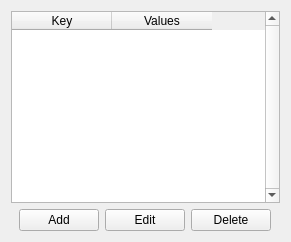
<?xml version="1.0" encoding="UTF-8"?>
<ui version="4.0">
 <class>SubLayerSelectPage</class>
 <widget class="QWidget" name="SubLayerSelectPage">
  <property name="geometry">
   <rect>
    <x>0</x>
    <y>0</y>
    <width>291</width>
    <height>241</height>
   </rect>
  </property>
  <property name="windowTitle">
   <string>Form</string>
  </property>
  <layout class="QVBoxLayout" name="verticalLayout">
   <item>
    <widget class="QTableWidget" name="terms">
     <property name="sizePolicy">
      <sizepolicy hsizetype="Expanding" vsizetype="MinimumExpanding">
       <horstretch>0</horstretch>
       <verstretch>0</verstretch>
      </sizepolicy>
     </property>
     <property name="verticalScrollBarPolicy">
      <enum>Qt::ScrollBarAlwaysOn</enum>
     </property>
     <property name="horizontalScrollBarPolicy">
      <enum>Qt::ScrollBarAlwaysOff</enum>
     </property>
     <property name="selectionMode">
      <enum>QAbstractItemView::SingleSelection</enum>
     </property>
     <property name="selectionBehavior">
      <enum>QAbstractItemView::SelectRows</enum>
     </property>
     <property name="columnCount">
      <number>2</number>
     </property>
     <attribute name="verticalHeaderVisible">
      <bool>false</bool>
     </attribute>
     <column>
      <property name="text">
       <string>Key</string>
      </property>
     </column>
     <column>
      <property name="text">
       <string>Values</string>
      </property>
     </column>
    </widget>
   </item>
   <item>
    <layout class="QHBoxLayout" name="horizontalLayout">
     <item>
      <spacer name="horizontalSpacer">
       <property name="orientation">
        <enum>Qt::Horizontal</enum>
       </property>
       <property name="sizeHint" stdset="0">
        <size>
         <width>40</width>
         <height>20</height>
        </size>
       </property>
      </spacer>
     </item>
     <item>
      <widget class="QPushButton" name="add">
       <property name="text">
        <string>Add</string>
       </property>
      </widget>
     </item>
     <item>
      <widget class="QPushButton" name="edit">
       <property name="text">
        <string>Edit</string>
       </property>
      </widget>
     </item>
     <item>
      <widget class="QPushButton" name="deleteRow">
       <property name="text">
        <string>Delete</string>
       </property>
      </widget>
     </item>
     <item>
      <spacer name="horizontalSpacer_2">
       <property name="orientation">
        <enum>Qt::Horizontal</enum>
       </property>
       <property name="sizeHint" stdset="0">
        <size>
         <width>40</width>
         <height>20</height>
        </size>
       </property>
      </spacer>
     </item>
    </layout>
   </item>
  </layout>
 </widget>
 <resources/>
 <connections/>
</ui>
